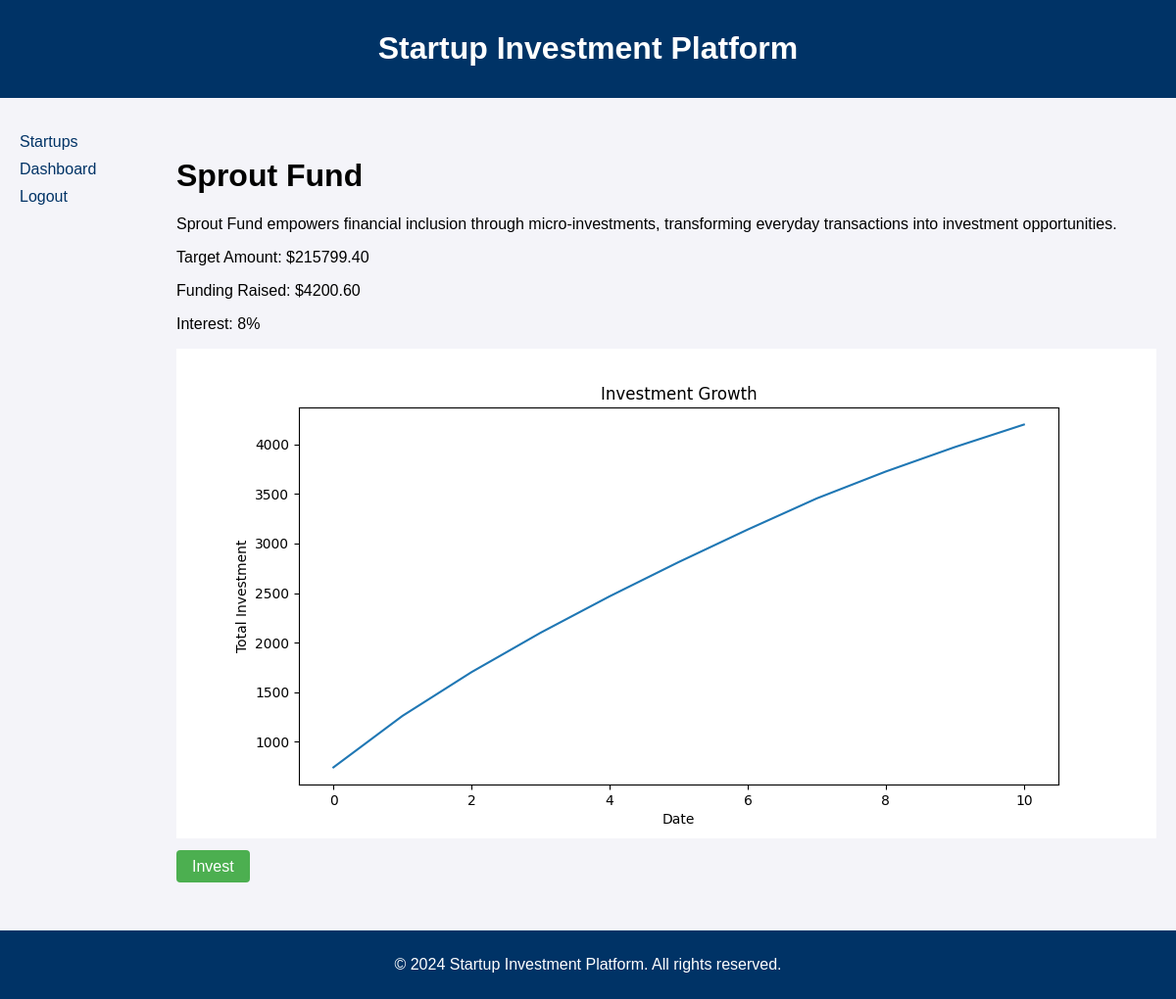
/startups/view/1/, run on the app's committed database.
### investments/models.py (models this page shows, shortened)
class Startup(models.Model):
    name = models.CharField(max_length=100)
    description = models.TextField()
    target_amount = models.DecimalField(max_digits=12, decimal_places=2)
    industry = models.TextField()
    growth_rate = models.DecimalField(max_digits=4, decimal_places=2, default=random_growth_rate)
    interest = models.DecimalField(max_digits=4, decimal_places=2, default=random_interest)
    def funding_required(self):
        return max(self.target_amount - self.total_funding_raised(), 0)
    def total_funding_raised(self):
        total_funding = self.investment_set.aggregate(total=models.Sum('amount'))['total']
        return total_funding or 0  # Return 0 if there are no investments

### investments/views.py (the view)
# urls.py: path('startups/view/<int:startup_id>/', view_startup, name='view_startup'),
def view_startup(request, startup_id):
    startup = get_object_or_404(Startup, pk=startup_id)
    investments = Investment.objects.filter(startup=startup)
    investment_amounts_per_day = investments.values('date_invested').annotate(total_invested=Sum('amount')).order_by('date_invested')
    cumulative_investments_per_day = []
    total_invested = 0
    for investment in investment_amounts_per_day:
        total_invested += investment['total_invested']
        cumulative_investments_per_day.append({'date_invested': investment['date_invested'], 'total_invested': total_invested})
    plt.figure(figsize=(10,5))
    plt.plot([investment['date_invested'] for investment in cumulative_investments_per_day], [investment['total_invested'] for investment in cumulative_investments_per_day])
    plt.xlabel('Date')
    plt.ylabel('Total Investment')
    plt.title('Investment Growth')
    plt.ticklabel_format(scilimits=(-5, 100))
    buf = io.BytesIO()
    plt.savefig(buf, format='png')
    buf.seek(0)
    plt.close()
    string = base64.b64encode(buf.read())
    uri = urllib.parse.quote(string)
    return render(request, 'startup.html', {'startup': startup, 'image': uri})

### investments/templates/investments/startup.html (shortened to what this page needs)
{% extends 'base.html' %}
{% block content %}
    <h1>{{ startup.name }}</h1>
    <p>{{ startup.description }}</p>
    <p>Target Amount: ${{ startup.funding_required|floatformat:2 }}</p>
    <p>Funding Raised: ${{ startup.total_funding_raised|floatformat:2 }}</p>
    <p>Interest: {% widthratio startup.interest 1 100 %}%</p>
    <img alt="">
    <p><a href="{% url 'invest_in_startup' startup_id=startup.id %}" class="invest-btn">Invest</a></p>
{% endblock %}

### investments/static/css/style.css (style rules this page uses)
body { font-family: Arial, sans-serif; margin: 40px; background-color: #f4f4f9; }

### investments/templates/investments/base.html (style rules this page uses)
body { margin: 0; padding: 0; display: flex; flex-direction: column; min-height: 100vh; }

### investments/templates/investments/startup.html (style rules this page uses)
.invest-btn { padding: 8px 16px; background-color: #4CAF50; color: white; border: none; border-radius: 4px; cursor: pointer; text-decoration: none; }

### data on the page
Startup: name "Sprout Fund", description "Sprout Fund empowers financial inclusion through micro-investments, transforming everyday transactions into investment opportunities.", funding_required "215799.40", total_funding_raised "4200.60", interest "8"
